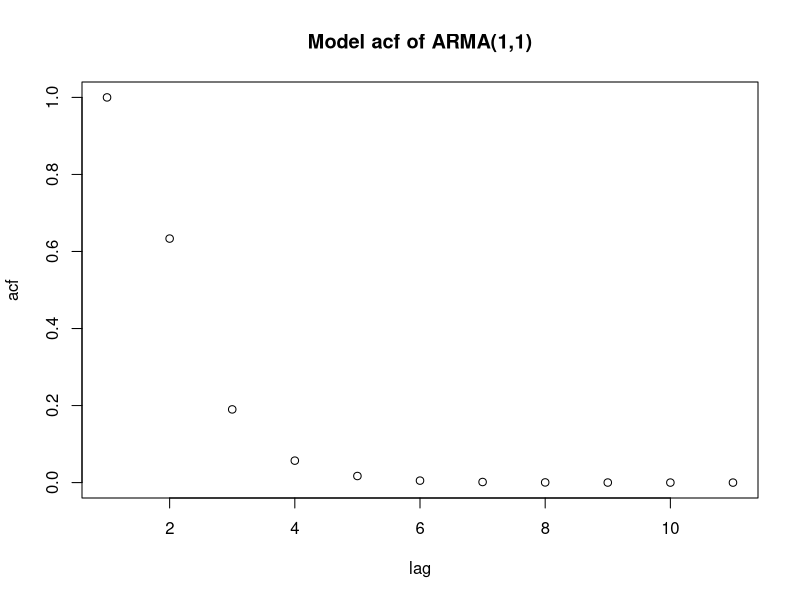
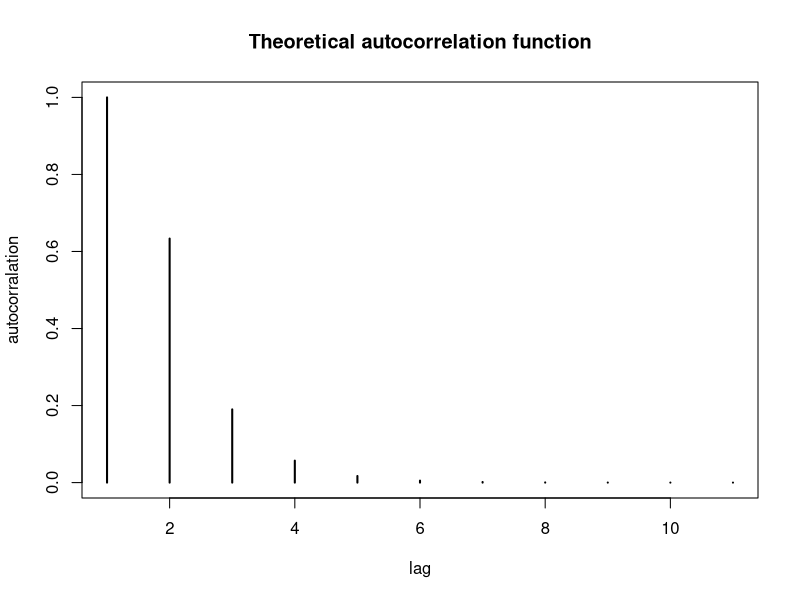
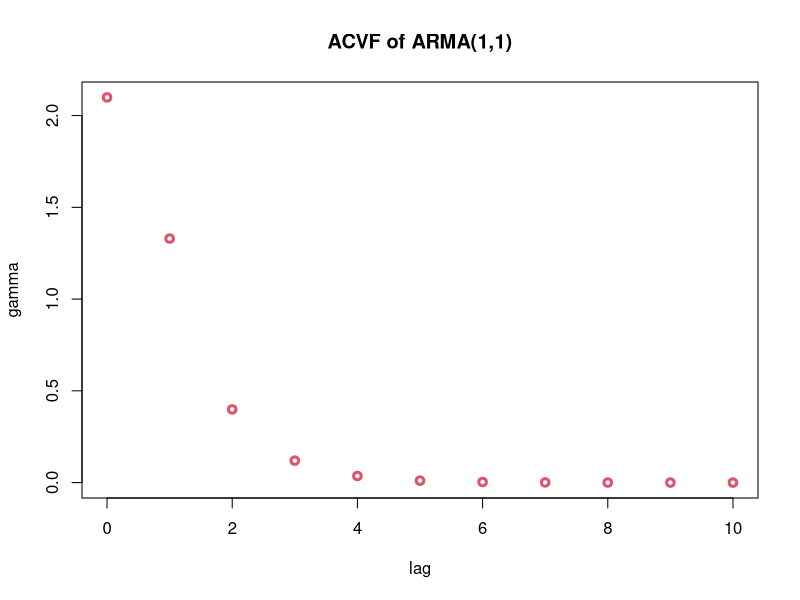
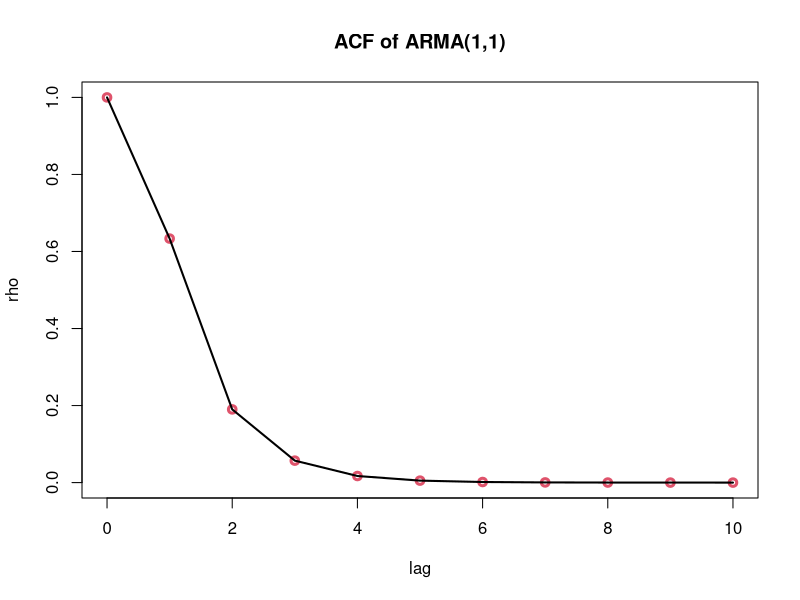
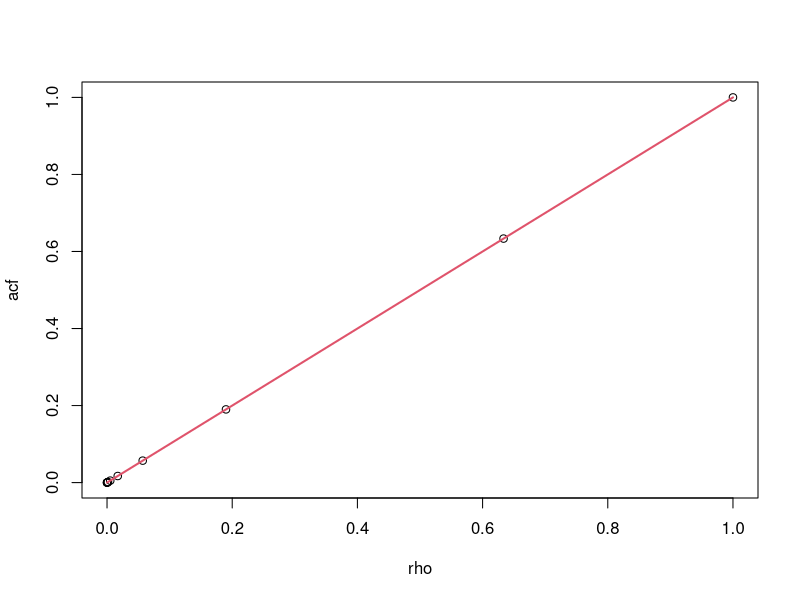
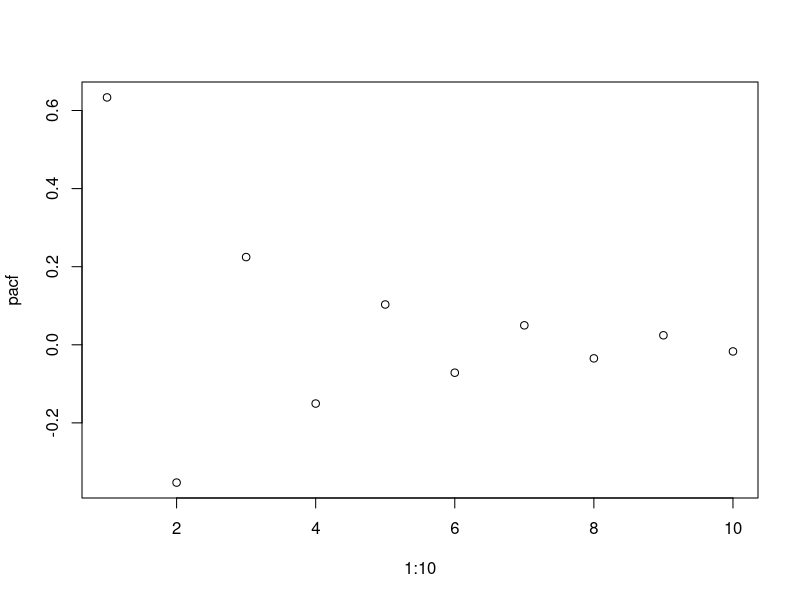
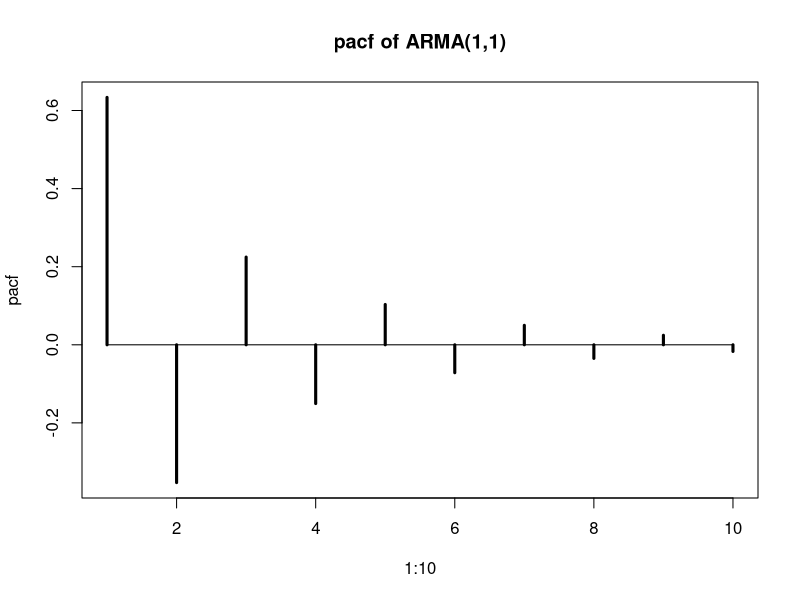
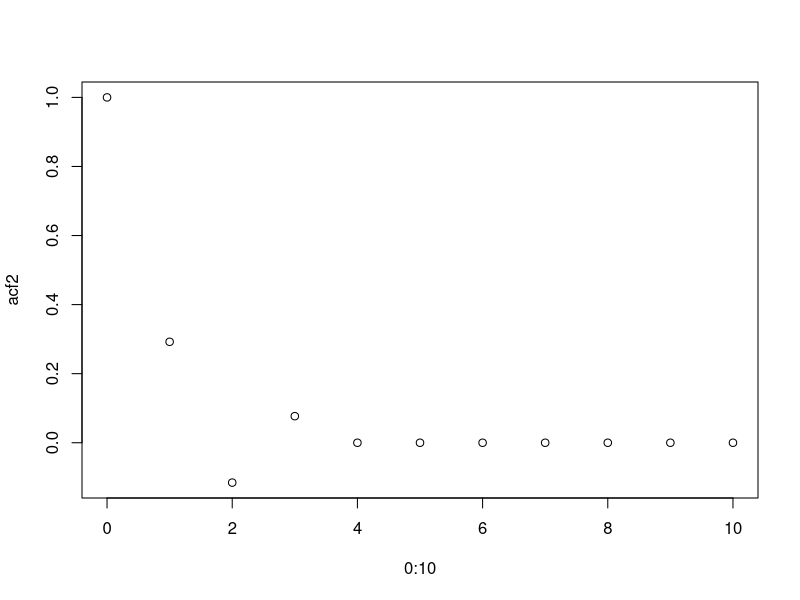

Here is the R script that generated these plots, in order:
########################Lecture 9 acf, pacf #########################
## model acf, caculated with R ###
help(ARMAacf)# theoretical, input: parameters
help(acf)# sample, input: timeseries 




## Example 3.2.1: ARMA(1,1), phi=0.3, theta=0.7, sigma=1 ###
phi<-0.3
theta<-0.7
sigma<-1
ARMAacf(ar=0.3,ma=0.7,lag.max=10)
str(ARMAacf(ar=0.3,ma=0.7,lag.max=10))
acf<-as.numeric(ARMAacf(ar=0.3,ma=0.7,lag.max=10))[1:11]


plot(ARMAacf(ar=0.3,ma=0.7,lag.max=10),xlab="lag",ylab="acf",main="Model acf of ARMA(1,1)")
plot(ARMAacf(ar=0.3,ma=0.7,lag.max=10),type='h',lwd=2,main="Theoretical autocorrelation function",xlab="lag",ylab="autocorralation")
### Compare it with the formulare on page 89 ####
gamma<-rep(1,11)
gamma[1]<-sigma*(1+(theta+phi)*(theta+phi)/(1-phi^2))
gamma[2]<-sigma*(theta+phi+(theta+phi)*(theta+phi)*phi/(1-phi^2))
for (i in 3:11)(gamma[i]<-phi^(i-2)*gamma[2])
plot(0:10,gamma,xlab="lag",main="ACVF of ARMA(1,1)",col=2,lwd=3)
#calculate the autocorellation
rho<-gamma/gamma[1]
plot(0:10,rho,xlab="lag",main="ACF of ARMA(1,1)",col=2,lwd=3)

# sign in the acf calculated by  ARMAacf 
lines(0:10,acf, lwd=2) ### 
## another way of comparison###
plot(rho,acf)
lines(c(0,1),c(0,1),lwd=2,col=2)
#######

### model pacf  calculated with R #####

#help(ARMAacf)
## Example 3.2.1: ARMA(1,1), phi=0.3, theta=0.7, sigma=1 ###
phi<-0.3
theta<-0.7
sigma<-1
ARMAacf(ar=0.3,ma=0.7,lag.max=10,pacf=T)
pacf<-ARMAacf(ar=0.3,ma=0.7,lag.max=10,pacf=T)
length(pacf)
plot(1:10,pacf)
plot(1:10,pacf,"h",lwd=3,main="pacf of ARMA(1,1)")
lines(1:10,rep(0,10))

### cut off properties ###
### cut off of model acf for MA processes ###  
# Example Ma(3)
ARMAacf(ma=c(0.5,-0.2,0.1),lag.max=10)
acf2<-ARMAacf(ma=c(0.5,-0.2,0.1),lag.max=10)
length(acf2)
plot(0:10,acf2)
plot(0:10,acf2,"h",lwd=4,main="model acf of MA(3)",xlab="lag",col=2)
lines(0:10,rep(0,11),lwd=2)

### compare with simulated time series and sample acf ###
#help(arima.sim)
TT<-arima.sim(list(ma=c(0.5,-0.2,0.1)),n=100)
plot(TT)
acf(TT,lwd=3)
lines(0:10+0.2,acf2,"h",col=2,lwd=3)## for comparison reasons shifted by 0.2##


###### cut off of model pacf for AR processes ####
## Example AR(3)
ARMAacf(ar=c(0.5,-0.2,0.3),lag.max=10,pacf=TRUE)
pacf2<-ARMAacf(ar=c(0.5,-0.2,0.3),lag.max=10,pacf=TRUE)
length(pacf2)
plot(1:10,pacf2)
plot(1:10,pacf2,"h",lwd=4,main="pacf of AR(3)",xlab="lag",col=1)
lines(1:10,rep(0,10),lwd=2) ### Cut off at the rught lag ???? ''#

### compare with simulated time series and sample pacf ###
TT<-arima.sim(list(ar=c(0.5,-0.2,0.3)),n=100)
plot(TT)
x11()
pacf(TT)
lines(1:10+0.1,pacf2,"h",col=2,lwd=2)

